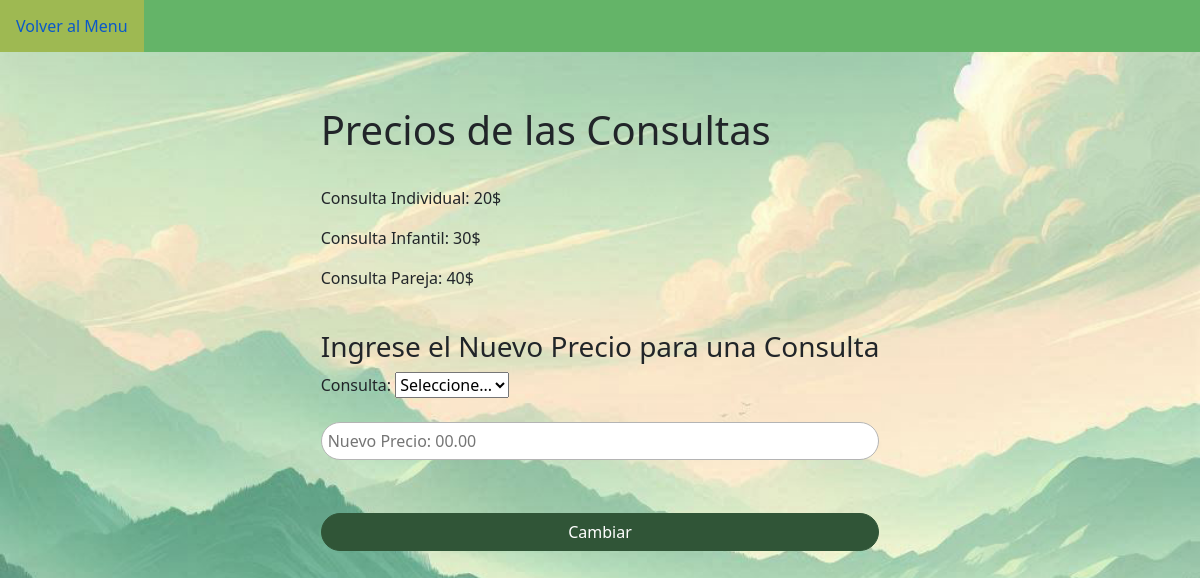
The app's page /datosPrecio.php with its own data.
### tables this page shows
CREATE TABLE `tipo_consulta` (
  `id_tipocon` int(11) NOT NULL,
  `tipo_consulta` enum('Individual','Infantil','Pareja') NOT NULL,
  `precio` float NOT NULL
);

### datosPrecio.php (the view, shortened to what this page needs)
<?php
$user="root";
$pass="";
$server="localhost";
$db="emocion_vital";
$con=mysqli_connect($server, $user, $pass, $db) or die ("No se pudo conectar ".mysqli_error());
$individual = "";
$infantil = "";
$pareja = "";
$consulta = "SELECT * FROM tipo_consulta";
$ejecute = mysqli_query($con, $consulta);
while ($rom = mysqli_fetch_array($ejecute)){
    if($rom['tipo_consulta'] === "Individual"){
        $individual = "Consulta Individual: " . $rom['precio'] . "$";
    }
    if($rom['tipo_consulta'] === "Infantil"){
        $infantil = "Consulta Infantil: " . $rom['precio'] . "$";
    }
    if($rom['tipo_consulta'] === "Pareja"){
        $pareja = "Consulta Pareja: " . $rom['precio'] . "$";
    }
}
?>
<!DOCTYPE html>
<html lang="es">
<head>
    <link rel="stylesheet" href="Style-frente.css"/>
    <link href="https://cdn.jsdelivr.net/npm/bootstrap@5.3.3/dist/css/bootstrap.min.css" rel="stylesheet">
    <head>
          <div id="barraSeleccion">
            <ul>
              <li><a href="index-psi.html">Volver al Menu</a></li>
            </ul>
          </div>
          <link rel="stylesheet" href="Style.css"/>
      </head>
        <br>
        <br>
        <div class="listaConsulta">
            <br><br>
            <h1>Precios de las Consultas</h1>
            <br>
        <div>
    <body>
        <form class="needs-validation" novalidate method="POST" action="cambiarPrecio.php">
            <p><?php echo $individual; ?></p>
            <p><?php echo $infantil; ?></p>
            <p><?php echo $pareja; ?></p>
            <br>
            <h3>Ingrese el Nuevo Precio para una Consulta</h3>
            <div>
              <label for="tipo_ced">Consulta:</label>
              <select name="idtipocon" id="idtipocon" required>
              <option value="">Seleccione...</option>
              </select>
            </div>
            <div>
              <input type="text" id= "precio" name ="precio" required pattern = "[0-9]+(\.[0-9]{1,2})?"
              placeholder = "Nuevo Precio: 00.00"/>
            </div>
            <br><br>
            <div class="enviar">
                <input type ="submit" value = "Cambiar" />
            </div>
        </form>
    </body>
</html>

### Style-frente.css (style rules this page uses)
body { background-image: url("fondo.png"); background-repeat: no-repeat; background-attachment: fixed; background-size: cover ; padding-left: "10px"; margin: 10px; }
input[type="text"], input[type="password"], button { width: 300px; padding: 6px; margin-bottom: 5px; border: 1px solid #b4b4b4; border-radius: 30px; box-sizing: border-box; }

### Style.css (style rules this page uses)
body { background-image: url("fondo.png"); background-size: cover ; padding-left: "10px"; margin: 10px; }
html { width: 100%; margin: 0; display: flex; justify-content: center; align-items: center; }
input[type="text"], input[type="password"], button { width: 100%; padding: 6px; margin-bottom: 5px; border: 1px solid #b4b4b4; border-radius: 30px; box-sizing: border-box; }
input[type= "submit"] { width: 100%; padding: 6px; margin-bottom: 5px; border: 1px solid #305537; border-radius: 30px; box-sizing: border-box; background-color: #305537; color: #fff; cursor: pointer; transition: background-color 0.3s ease; }

### datosPrecio.php (style rules this page uses)
#barraSeleccion { position: fixed; top: 0; left: 0; width: 100%; background-color: #64b468; color: white; z-index: 1000; }
#barraSeleccion ul { list-style-type: none; margin: 0; padding: 0; overflow: hidden; }
#barraSeleccion li { float: left; }
#barraSeleccion li a { display: block; text-align: center; padding: 14px 16px; text-decoration: none; }

### records on screen
tipo_consulta: precio "Consulta Individual: 20$"
tipo_consulta: precio "Consulta Infantil: 30$"
tipo_consulta: precio "Consulta Pareja: 40$"
